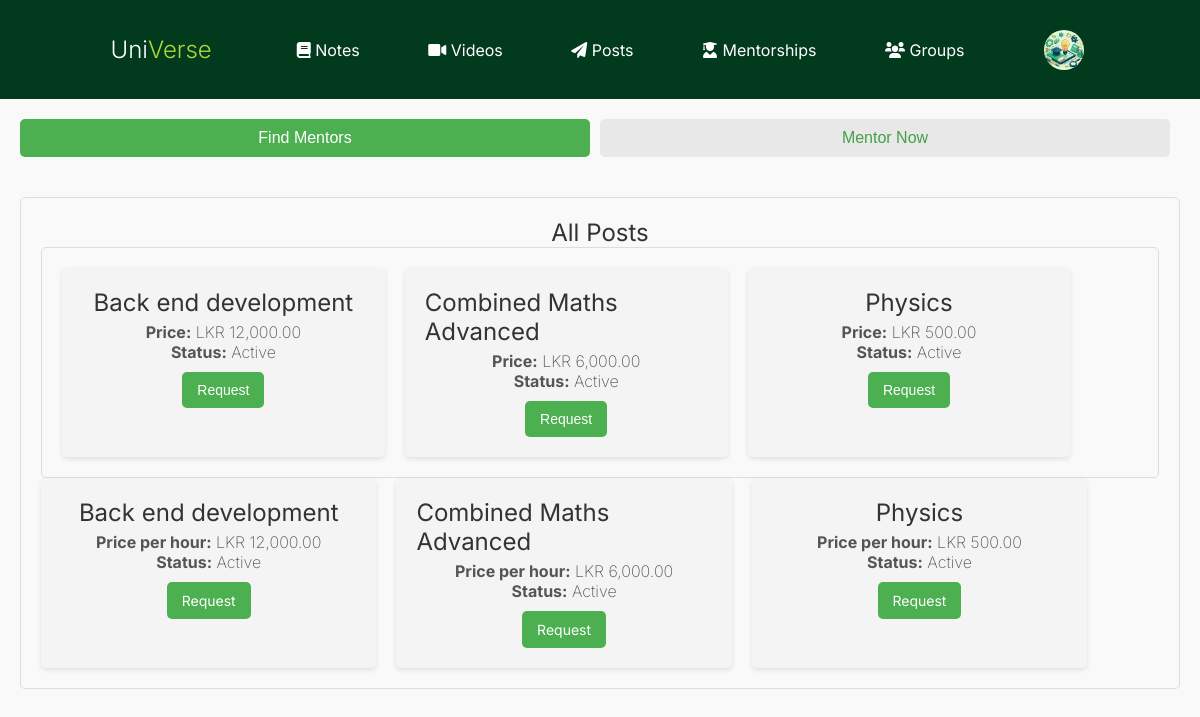
Screenshot of /student/home_page/mentorships.php (signed in) with the database file from the repository.
### tables this page shows
CREATE TABLE `student` (
  `student_id` int(11) NOT NULL,
  `user_id` int(11) DEFAULT NULL,
  `university` varchar(255) DEFAULT NULL,
  `year_of_study` int(11) DEFAULT NULL,
  `degree_program` varchar(255) DEFAULT NULL,
  `bio` text DEFAULT NULL,
  `profile_picture` varchar(255) DEFAULT NULL,
  `badges` int(11) DEFAULT NULL
);

CREATE TABLE `mentors` (
  `mentor_id` int(11) NOT NULL,
  `student_id` int(11) DEFAULT NULL,
  `subject_area` varchar(255) DEFAULT NULL,
  `status` enum('Active','Inactive') NOT NULL,
  `price` decimal(10,2) DEFAULT NULL
);

### student/home_page/mentorships.php (the view, shortened to what this page needs)
<?php
include('../../connection.php');
$all_posts = [];
$sql = "SELECT * FROM mentors WHERE status = 'Active'";
if ($stmt = mysqli_prepare($conn, $sql)) {
    mysqli_stmt_execute($stmt);
    $result = mysqli_stmt_get_result($stmt);
    while ($row = mysqli_fetch_assoc($result)) {
        $all_posts[] = $row;
    }
}
?>
<!DOCTYPE html>
<html lang="en">
<head>
    <link rel="stylesheet" href="../../styles/mentor.css">
</head>
<body>
    <?php include("components/navbar.php") ?>
    <div class="tab-container">
        <div class="tab-buttons">
            <button class="tab-btn active" data-tab="all-posts">Find Mentors</button>
            <button class="tab-btn" data-tab="my-posts">Mentor Now</button>
        </div>
        <div class="tab-content active" id="all-posts">
            <h2>All Posts</h2>
            <div class="tab-content active" id="all-posts">
                <div class="mentor-posts">
                    <?php foreach ($all_posts as $post): ?>
                        <div class="mentor-post">
                            <div class="mentor-card">
                                <h3><?php echo htmlspecialchars($post['subject_area']); ?></h3>
                                <p><strong>Price:</strong> LKR <?php echo number_format(htmlspecialchars($post['price']), 2); ?></p>
                                <p><strong>Status:</strong> <?php echo htmlspecialchars($post['status']); ?></p>
                                <button class="request-button">Request</button>
                            </div>
                        </div>
                    <?php endforeach; ?>
                </div>
            </div>
            <div class="mentor-posts">
                <?php foreach ($all_posts as $post): ?>
                    <div class="mentor-post">
                        <div class="mentor-card">
                            <h3><?php echo htmlspecialchars($post['subject_area']); ?></h3>
                            <p><strong>Price per hour:</strong> LKR <?php echo number_format(htmlspecialchars($post['price']), 2); ?></p>
                            <p><strong>Status:</strong> <?php echo htmlspecialchars($post['status']); ?></p>
                            <?php
                            $mentor_id = $post['mentor_id'];
                            $sql = "SELECT student_id FROM mentors WHERE mentor_id = ?";
                            $mentor_student_id = 0;
                            if ($stmt = mysqli_prepare($conn, $sql)) {
                                mysqli_stmt_bind_param($stmt, "i", $mentor_id);
                                mysqli_stmt_execute($stmt);
                                mysqli_stmt_bind_result($stmt, $mentor_student_id);
                            }
                            $user_id = 0;
                            $sql = "SELECT user_id FROM student WHERE student_id = ?";
                            if ($stmt = mysqli_prepare($conn, $sql)) {
                                mysqli_stmt_bind_param($stmt, "i", $mentor_student_id);
                                mysqli_stmt_execute($stmt);
                                mysqli_stmt_bind_result($stmt, $user_id);
                            }
                            $mentor_email = '';
                            $sql = "SELECT email FROM users WHERE user_id = ?";
                            if ($stmt = mysqli_prepare($conn, $sql)) {
                                mysqli_stmt_bind_param($stmt, "i", $user_id);
                                mysqli_stmt_execute($stmt);
                                mysqli_stmt_bind_result($stmt, $mentor_email);
                            }
                            ?>
                            <a href="mailto:<?php echo $mentor_email; ?>?subject=Request for Mentorship in <?php echo urlencode($post['subject_area']); ?>&body=Dear Mentor,%0D%0A%0D%0AI would like to request mentorship in the field of <?php echo urlencode($post['subject_area']); ?>.%0D%0A%0D%0AThank you." class="request-button">Request</a>
                        </div>
                    </div>
                <?php endforeach; ?>
            </div>
        </div>
    </div>
</body>
</html>

### student/home_page/components/navbar.php (shortened to what this page needs)
<!DOCTYPE html>
<html lang="en">
<head>
    <link rel="stylesheet" href="https://cdnjs.cloudflare.com/ajax/libs/font-awesome/6.0.0-beta3/css/all.min.css">
</head>
<body>
    <?php
    $id = $_SESSION['user_id'];
    include('../../connection.php');
    $userQuery = "
        SELECT
            u.firstname,
            u.lastname,
            s.profile_picture
        FROM
            users u
        LEFT JOIN
            student s
        ON
            u.user_id = s.user_id
        WHERE
            u.user_id = ?";
    $stmt = $conn->prepare($userQuery);
    $stmt->bind_param("i", $id);
    $stmt->execute();
    $userResult = $stmt->get_result();
    $userData = $userResult->fetch_assoc();
    $profileImage = $userData['profile_picture'] ?? 'default-profile.png';
    ?>
    <nav class="navbar">
        <div class="logo">
            <div class="sidebar-header">
                <div class="logo">
                    <h1>Uni<span class="logo-span">Verse</span></h1>
                </div>
            </div>
        </div>
        <div class="navbar-items" id="navbar-items">
            <li class="navbar-list">
                <a href="../home_page/notes.php" class="active" id="item"><i class="fas fa-book"></i> Notes</a>
                <a href="../home_page/videos.php" id="item"><i class="fas fa-video"></i> Videos</a>
                <a href="../home_page/post.php" id="item"><i class="fas fa-paper-plane"></i> Posts</a>
                <a href="../home_page/mentorships.php" id="item"><i class="fas fa-user-graduate"></i> Mentorships</a>
                <a href="../home_page/groups.php" id="item"><i class="fas fa-users"></i> Groups</a>
            </li>
        </div>
        <div class="profile-wrapper">
            <div class="profile-dropdown">
                <a href="#" class="profile-link">
                    <img src="../../uploads/<?php echo htmlspecialchars($profileImage); ?>" alt="Profile Picture" class="profile-img">
                </a>
            </div>
        </div>
    </nav>
</body>
</html>

### styles/mentor.css (style rules this page uses)
* { list-style: none; --primary-green: #002b15; --highlight-green: #abda37; --white: #ffffff; --grey: #f2f5f7; box-sizing: border-box; margin: 0; }
h2 { font-size: 24px; margin-bottom: 20px; font-weight: 600; color: #333; text-align: center; }
button { background-color: #4caf50; color: white; padding: 12px 20px; border: none; border-radius: 6px; font-size: 16px; cursor: pointer; width: 100%; transition: background-color 0.3s ease; box-sizing: border-box; }
body { font-family: "Arial", sans-serif; margin: 0; padding: 0; background-color: #f9f9f9; color: #333; }
.tab-container { display: flex; flex-direction: column; margin: 20px; }
.tab-buttons { display: flex; justify-content: space-between; margin-bottom: 20px; }
.tab-btn { background-color: #e8e8e8; color: #45a049; padding: 10px 20px; border: none; border-radius: 5px; cursor: pointer; margin-right: 10px; }
.tab-btn.active { background-color: #4caf50; color: white; border-radius: 5px; }
.tab-content { display: flex; padding: 20px; border: 1px solid #ddd; border-radius: 5px; background-color: #f9f9f9; justify-content: space-between; }
.tab-content.active { display: block; }
.tab-container { margin: 20px; }
.tab-buttons { display: flex; justify-content: space-between; }
.tab-btn { background-color: #e8e8e8; color: #45a049; padding: 10px 20px; border: none; border-radius: 5px; cursor: pointer; margin-bottom: 20px; }
.tab-btn.active { background-color: #4caf50; color: white; }
.tab-content { display: none; }
.mentor-posts { display: flex; flex-wrap: wrap; gap: 20px; }
.mentor-post { width: 30%; background-color: #f4f4f4; border-radius: 5px; padding: 20px; box-shadow: 0px 2px 5px rgba(0, 0, 0, 0.1); }
.mentor-card { display: flex; flex-direction: column; justify-content: center; align-items: center; }
.mentor-card h3 { font-size: 1.5rem; color: #333; margin-bottom: 5px; }
.mentor-card p { font-size: 1rem; color: #555; }
.request-button { background-color: #4caf50; color: white; border: none; padding: 10px 15px; border-radius: 5px; cursor: pointer; font-size: 14px; transition: background-color 0.3s ease, transform 0.2s ease; width: fit-content; text-align: center; text-decoration: none; }
.mentor-card .request-button { margin-top: 10px; }

### rows the page displays
student: profile_picture (picture)
mentors: subject_area "Back end development", price "12,000.00", status "Active"
mentors: subject_area "Combined Maths Advanced", price "6,000.00", status "Active"
mentors: subject_area "Physics", price "500.00", status "Active"
